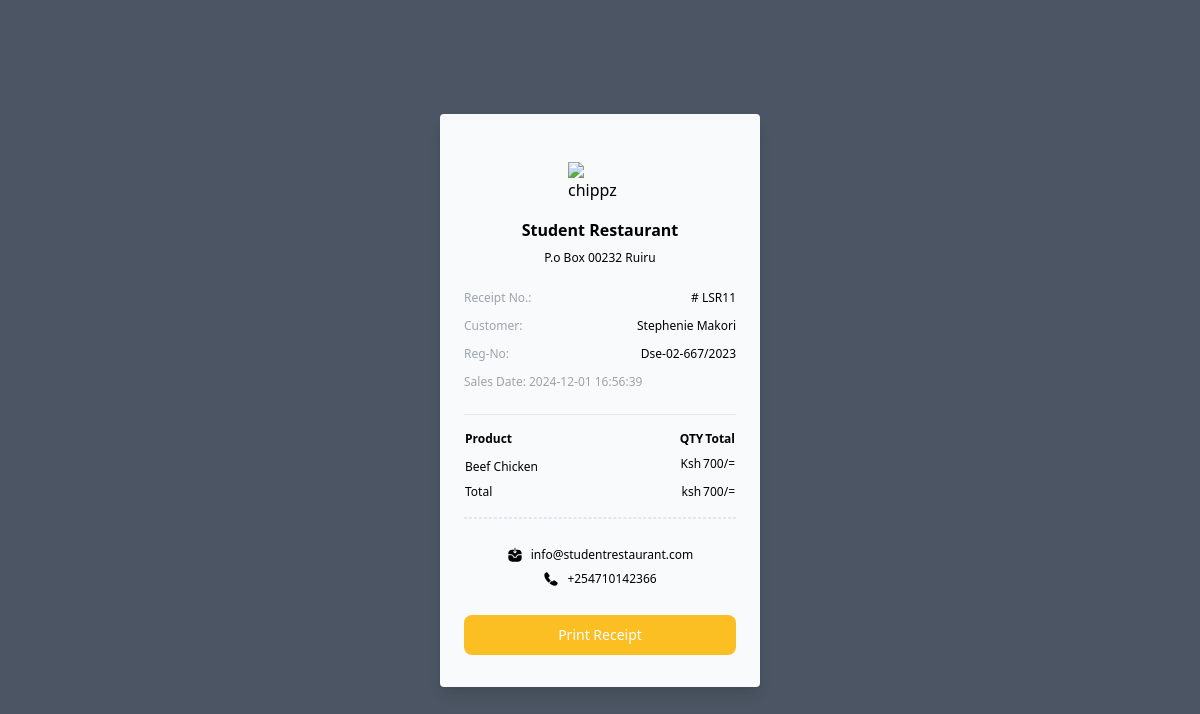
The page /Backend/Admin/receipt.php?user=11 (signed in) on the database its author committed.
### tables this page shows
CREATE TABLE `users` (
  `SN` int NOT NULL,
  `First_Name` varchar(100) NOT NULL,
  `Last_Name` varchar(100) NOT NULL,
  `Reg_No` varchar(50) NOT NULL,
  `Course` varchar(255) NOT NULL,
  `Email` varchar(50) NOT NULL,
  `Phone` varchar(20) NOT NULL,
  `Pass` varchar(255) NOT NULL,
  `Reg_Date` datetime NOT NULL DEFAULT CURRENT_TIMESTAMP
);

CREATE TABLE `sales` (
  `SN` int NOT NULL,
  `Reg_No` varchar(100) NOT NULL,
  `P_Name` varchar(200) NOT NULL,
  `Category` varchar(2000) NOT NULL,
  `Price` int NOT NULL,
  `P_Status` varchar(255) NOT NULL,
  `Sales_Date` datetime NOT NULL DEFAULT CURRENT_TIMESTAMP
);

### Backend/Admin/receipt.php (the view, shortened to what this page needs)
<?php
include('Databases/connect.php');
$id = $_GET["user"];
$sql ="SELECT * FROM sales WHERE SN = $id";
$result = mysqli_query($conn, $sql);
 $row = mysqli_fetch_assoc($result);
        $reg = $row["Reg_No"];
        $p_name = $row["P_Name"];
        $price = $row["Price"];
        $sales_date = $row["Sales_Date"];
    $user = "SELECT * FROM users where Reg_No = '$reg'";
    $feed = mysqli_query($conn,$user);
        $row_1 = mysqli_fetch_assoc($feed);
        $f_name =  $row_1["First_Name"];
        $l_name =  $row_1["Last_Name"];
?>
  <!DOCTYPE html>
  <html lang="en">
  <head>
    <link href="https://unpkg.com/tailwindcss@2.2.19/dist/tailwind.min.css" rel=" stylesheet">
	<link href="https://cdn.datatables.net/1.10.19/css/jquery.dataTables.min.css" rel="stylesheet">
	<link href="https://cdn.datatables.net/responsive/2.2.3/css/responsive.dataTables.min.css" rel="stylesheet">
  </head>
  <body>
<div class="flex h-screen w-full items-center justify-center bg-gray-600">
    <div class="w-80 rounded bg-gray-50 px-6 pt-8 shadow-lg">
      <img src="https://upload.wikimedia.org/wikipedia/commons/d/d5/Tailwind_CSS_Logo.svg" alt="chippz" class="mx-auto w-16 py-4" />
      <div class="flex flex-col justify-center items-center gap-2">
          <h4 class="font-semibold">Student Restaurant</h4>
          <p class="text-xs">P.o Box 00232 Ruiru</p>
      </div>
      <div class="flex flex-col gap-3 border-b py-6 text-xs">
        <p class="flex justify-between">
          <span class="text-gray-400">Receipt No.:</span>
          <span>#<?php echo'
             LSR'.$id.'
          '; ?></span>
        </p>
        <p class="flex justify-between">
          <span class="text-gray-400">Customer:</span>
          <span><?php echo' '.$f_name.' '.$l_name.''; ?></span>
        </p>
        <p class="flex justify-between">
          <span class="text-gray-400">Reg-No:</span>
          <span><?php echo''.$reg.''; ?></span>
        </p>
        <p class="flex justify-between">
          <span class="text-gray-400">Sales Date:<span>
          <span><?php echo''.$sales_date.''; ?></span>
        </p>
      </div>
      <div class="flex flex-col gap-3 pb-6 pt-2 text-xs">
        <table class="w-full text-left">
          <thead>
            <tr class="flex">
              <th class="w-full py-2">Product</th>
              <th class="min-w-[44px] py-2">QTY</th>
              <th class="min-w-[44px] py-2">Total</th>
            </tr>
          </thead>
          <tbody>
            <tr class="flex">
              <td class="flex-1 py-1"><?php echo''.$p_name.''?></td>
              <td class="min-w-[44px]">Ksh</td>
              <td class="min-w-[44px]"><?php echo''.$price.'';?>/=</td>
            </tr>
            <tr class="flex py-1">
              <td class="flex-1">Total</td>
              <td class="min-w-[44px]">ksh</td>
              <td class="min-w-[44px]"><?php echo''.$price.'';?>/=</td>
            </tr>
          </tbody>
        </table>
        <div class=" border-b border border-dashed"></div>
        <div class="py-4 justify-center items-center flex flex-col gap-2">
          <p class="flex gap-2"> info@studentrestaurant.com</p>
          <p class="flex gap-2"> +254710142366</p>
        </div>
        <button onclick="window.print()" type="button" class="focus:outline-none text-white bg-yellow-400 hover:bg-yellow-500 focus:ring-4 focus:ring-yellow-300 font-medium rounded-lg text-sm px-5 py-2.5 me-2 mb-2 dark:focus:ring-yellow-900">Print Receipt</button>
      </div>
    </div>
  </div>
  </body>
  </html>

### rows shown on the page
users: First_Name "Stephenie", Last_Name "Makori"
sales: Reg_No "Dse-02-667/2023", Sales_Date "2024-12-01 16:56:39", P_Name "Beef Chicken", Price "700"

### other values the page prints
$id "11"
